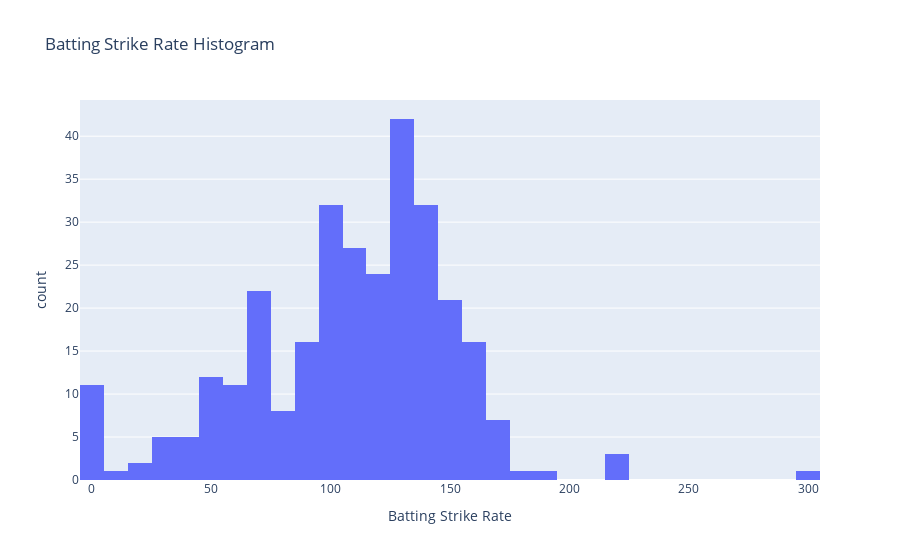

Notebook cell for this chart:
### Code cell
# Now see the distribution of batting strike rate

# Create the histogram
fig = px.histogram(batting_stats_explore, x='batting_strike_rate', 
                   title='Batting Strike Rate Histogram', 
                   labels={'batting_strike_rate': 'Batting Strike Rate', 'count': 'Frequency'})

# Store the result in a tuple
result = (fig, 'Batting Strike Rate Histogram', 'Distribution of batting strike rates')

# You can access the elements of the result tuple as needed
# For example:
# plot = result[0]
# title = result[1]
# description = result[2]

# To display the plot (if you're in a Jupyter notebook or similar environment)
fig.show()

### Figure 1 — Plotly figure (JSON) as saved in the notebook; plotly's stock layout.template omitted (floating-point values rounded to 4 significant figures; data arrays with more than 128 entries replaced by an {"elided": "..."} marker saying what was removed)
{"data": [{"alignmentgroup": "True", "bingroup": "x", "hovertemplate": "Batting Strike Rate=%{x}<br>count=%{y}<extra></extra>", "legendgroup": "", "marker": {"color": "#636efa", "pattern": {"shape": ""}}, "name": "", "offsetgroup": "", "orientation": "v", "showlegend": false, "type": "histogram", "x": {"elided": "300 float values"}, "xaxis": "x", "yaxis": "y"}], "layout": {"barmode": "relative", "legend": {"tracegroupgap": 0}, "title": {"text": "Batting Strike Rate Histogram"}, "xaxis": {"anchor": "y", "domain": [0, 1], "title": {"text": "Batting Strike Rate"}}, "yaxis": {"anchor": "x", "domain": [0, 1], "title": {"text": "count"}}}}
